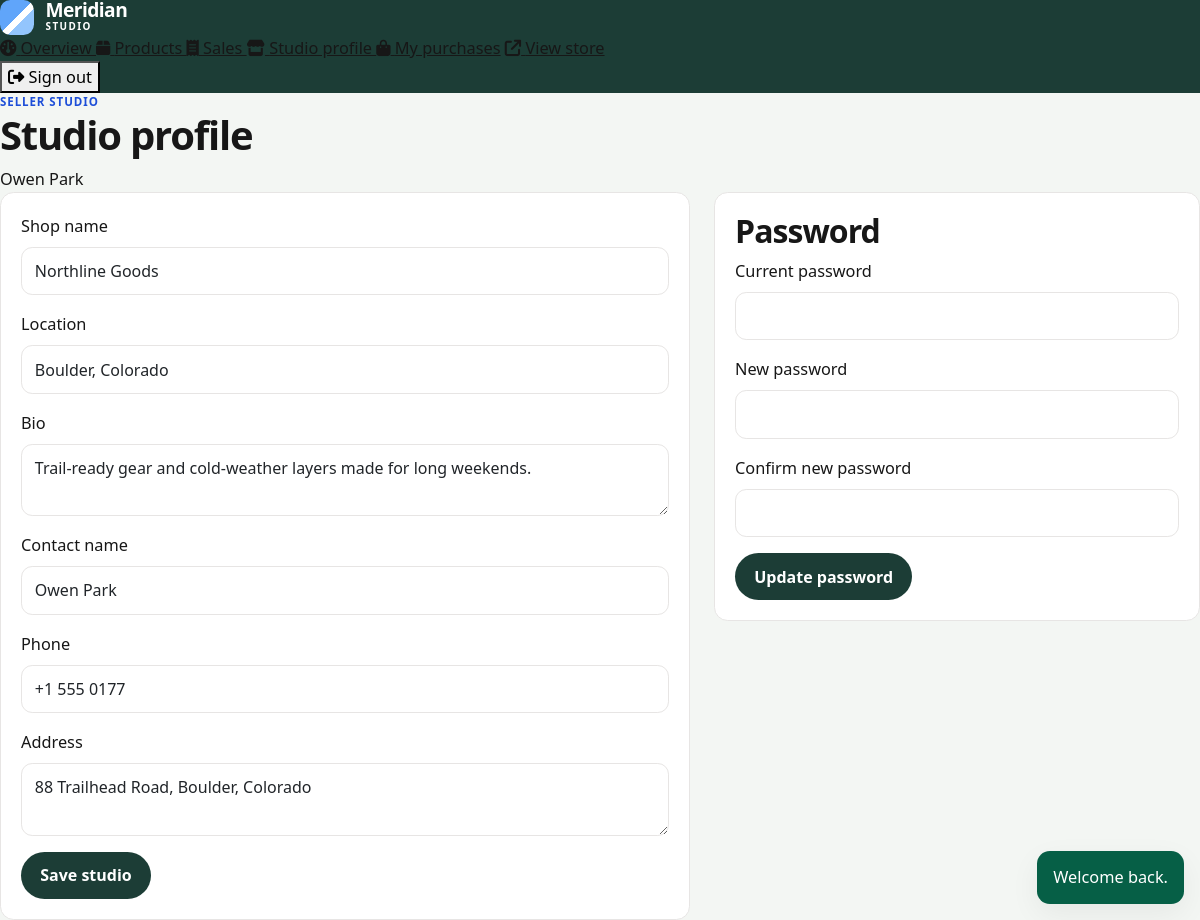
/seller/profile.php (signed in), run on the app's committed database.
### tables this page shows
CREATE TABLE users (
    id INT UNSIGNED AUTO_INCREMENT PRIMARY KEY,
    name VARCHAR(80) NOT NULL,
    email VARCHAR(120) NOT NULL,
    password VARCHAR(255) NOT NULL,
    phone VARCHAR(20) NOT NULL,
    address VARCHAR(255) NOT NULL,
    avatar VARCHAR(255) NULL,
    role ENUM('customer', 'seller', 'admin') NOT NULL DEFAULT 'customer',
    status ENUM('active', 'suspended') NOT NULL DEFAULT 'active',
    must_change_password TINYINT(1) NOT NULL DEFAULT 0,
    created_at DATETIME NOT NULL DEFAULT CURRENT_TIMESTAMP,
    updated_at DATETIME NOT NULL DEFAULT CURRENT_TIMESTAMP ON UPDATE CURRENT_TIMESTAMP,
    UNIQUE KEY uq_users_email (email),
    KEY idx_users_role_status (role, status)
);

CREATE TABLE seller_profiles (
    id INT UNSIGNED AUTO_INCREMENT PRIMARY KEY,
    user_id INT UNSIGNED NOT NULL,
    shop_name VARCHAR(80) NOT NULL,
    shop_slug VARCHAR(120) NOT NULL,
    bio VARCHAR(500) NOT NULL,
    location VARCHAR(120) NOT NULL,
    created_at DATETIME NOT NULL DEFAULT CURRENT_TIMESTAMP,
    updated_at DATETIME NOT NULL DEFAULT CURRENT_TIMESTAMP ON UPDATE CURRENT_TIMESTAMP,
    UNIQUE KEY uq_seller_user (user_id),
    UNIQUE KEY uq_seller_slug (shop_slug),
    CONSTRAINT fk_seller_user FOREIGN KEY (user_id) REFERENCES users (id)
);

### includes/functions.php (called while the page is built, shortened)
<?php
function config(string $group, ?string $key = null, mixed $default = null): mixed
{
    $bag = $GLOBALS['mm_config'][$group] ?? [];
    if ($key === null) {
        return $bag;
    }
    return $bag[$key] ?? $default;
}
function e(mixed $value): string
{
    return htmlspecialchars((string) $value, ENT_QUOTES | ENT_SUBSTITUTE, 'UTF-8');
}
function url(string $path = ''): string
{
    $base = APP_BASE_PATH;
    $path = ltrim($path, '/');
    if ($path === '') {
        return ($base === '' ? '' : $base) . '/';
    }
    $hash = '';
    $query = '';
    return ($base === '' ? '' : $base) . '/' . ltrim($path, '/') . $query . $hash;
}
function asset(string $path): string
{
    $relative = ltrim($path, '/');
    $full = APP_ROOT . '/assets/' . $relative;
    $version = is_file($full) ? (string) filemtime($full) : '1';
    return url('assets/' . $relative) . '?v=' . $version;
}
function get_flashes(): array
{
    $items = $_SESSION['flash'] ?? [];
    return is_array($items) ? $items : [];
}
function old(string $key, string $default = ''): string
{
    $value = $_SESSION['old'][$key] ?? $default;
    return is_string($value) ? $value : $default;
}
function db(): PDO
{
    static $pdo = null;
    if ($pdo instanceof PDO) {
        return $pdo;
    }
    $cfg = config('db');
    $dsn = sprintf(
        'mysql:host=%s;port=%s;dbname=%s;charset=%s',
        $cfg['host'],
        $cfg['port'],
        $cfg['name'],
        $cfg['charset']
    );
    try {
        $pdo = new PDO($dsn, (string) $cfg['user'], (string) $cfg['pass'], [
            PDO::ATTR_ERRMODE => PDO::ERRMODE_EXCEPTION,
            PDO::ATTR_DEFAULT_FETCH_MODE => PDO::FETCH_ASSOC,
            PDO::ATTR_EMULATE_PREPARES => false,
        ]);
        $pdo->exec("SET time_zone = '+08:00'");
    } catch (PDOException $exception) {
        log_message('database', 'Connection failed: ' . $exception->getMessage());
        if (PHP_SAPI === 'cli') {
            fwrite(STDERR, "Database connection failed. See logs/app.log\n");
            exit(1);
        }
        http_response_code(500);
        require APP_ROOT . '/includes/db_error.php';
        exit;
    }
    return $pdo;
}

### includes/auth.php (called while the page is built, shortened)
<?php
function current_user(bool $refresh = false): ?array
{
    static $loaded = false;
    static $cached = null;
    if ($refresh) {
        $loaded = false;
        $cached = null;
    }
    if ($loaded) {
        return $cached;
    }
    $loaded = true;
    $userId = $_SESSION['user_id'] ?? null;
    $fingerprint = hash('sha256', (string) ($_SERVER['HTTP_USER_AGENT'] ?? 'cli'));
    $known = $_SESSION['fingerprint'] ?? '';
    $stmt = db()->prepare(
        'SELECT id, name, email, phone, address, avatar, role, status, must_change_password, created_at
         FROM users WHERE id = ? LIMIT 1'
    );
    $stmt->execute([(int) $userId]);
    $user = $stmt->fetch();
    $cached = $user;
    return $cached;
}

### seller/profile.php (the view, shortened to what this page needs)
<?php
$user = require_role('seller');
$profileStmt = db()->prepare('SELECT * FROM seller_profiles WHERE user_id = ? LIMIT 1');
$profileStmt->execute([(int) $user['id']]);
$profile = $profileStmt->fetch() ?: ['shop_name' => '', 'bio' => '', 'location' => ''];
$user = current_user(true) ?? $user;
$profileStmt->execute([(int) $user['id']]);
$profile = $profileStmt->fetch() ?: $profile;
$pageTitle = 'Studio profile';
require APP_ROOT . '/includes/seller_header.php';
?>
<div class="row g-4">
    <div class="col-lg-7">
        <form method="post" class="form-card">
            <div class="mb-3"><label class="form-label" for="shop_name">Shop name</label><input class="form-control" id="shop_name" name="shop_name" required maxlength="80" value="<?= e(old('shop_name', (string) $profile['shop_name'])) ?>"></div>
            <div class="mb-3"><label class="form-label" for="location">Location</label><input class="form-control" id="location" name="location" required maxlength="120" value="<?= e(old('location', (string) $profile['location'])) ?>"></div>
            <div class="mb-3"><label class="form-label" for="bio">Bio</label><textarea class="form-control" id="bio" name="bio" required maxlength="500"><?= e(old('bio', (string) $profile['bio'])) ?></textarea></div>
            <div class="mb-3"><label class="form-label" for="name">Contact name</label><input class="form-control" id="name" name="name" required maxlength="80" value="<?= e(old('name', (string) $user['name'])) ?>"></div>
            <div class="mb-3"><label class="form-label" for="phone">Phone</label><input class="form-control" id="phone" name="phone" required maxlength="20" value="<?= e(old('phone', (string) $user['phone'])) ?>"></div>
            <div class="mb-3"><label class="form-label" for="address">Address</label><textarea class="form-control" id="address" name="address" required maxlength="255"><?= e(old('address', (string) $user['address'])) ?></textarea></div>
            <button class="btn btn-accent" type="submit">Save studio</button>
        </form>
    </div>
    <div class="col-lg-5"><?php require APP_ROOT . '/includes/password_form.php'; ?></div>
</div>
<?php require APP_ROOT . '/includes/seller_footer.php'; ?>

### includes/seller_header.php (shortened to what this page needs)
<?php
$pageTitle = $pageTitle ?? 'Seller';
$panelUser = current_user();
?>
<!DOCTYPE html>
<html lang="en">
<head>
    <link href="https://cdn.jsdelivr.net/npm/bootstrap@5.3.3/dist/css/bootstrap.min.css" rel="stylesheet">
    <link href="https://cdnjs.cloudflare.com/ajax/libs/font-awesome/6.5.2/css/all.min.css" rel="stylesheet">
    <link href="<?= e(asset('css/style.css')) ?>" rel="stylesheet">
    <link href="<?= e(asset('css/seller.css')) ?>" rel="stylesheet">
</head>
<body class="panel-body seller-body">
<div class="panel-shell">
    <div class="d-none d-lg-block"><?php require APP_ROOT . '/includes/seller_navbar.php'; ?></div>
    <div class="panel-main">
        <header class="panel-top">
            <div>
                <p class="eyebrow mb-0">Seller studio</p>
                <h1><?= e($pageTitle) ?></h1>
            </div>
            <span class="who"><?= e($panelUser['name'] ?? '') ?></span>
        </header>
                <?php require APP_ROOT . '/includes/seller_navbar.php'; ?>
        <div class="toast-stack" aria-live="polite">
            <?php foreach (get_flashes() as $flash): ?>
                <div class="toast-card toast-<?= e($flash['type']) ?>"><?= e($flash['message']) ?></div>
            <?php endforeach; ?>
        </div>
        <div class="panel-content">

### assets/css/style.css (style rules this page uses)
:root { --ink: #171717; --ink-soft: #3f3f46; --paper: #ffffff; --canvas: #f5f5f4; --line: #e7e5e4; --muted: #78716c; --accent: #1d4ed8; --accent-soft: #dbeafe; --accent-deep: #1e3a8a; --ok: #047857; --danger: #b91c1c; --radius: 0.85rem; --shadow: 0 10px 30px rgba(23, 23, 23, 0.06); --display: "Libre Franklin", "Segoe UI", sans-serif; --sans: "Nunito Sans", "Segoe UI", sans-serif; }
* { box-sizing: border-box; }
html { scroll-behavior: smooth; }
body { margin: 0; color: var(--ink); background: linear-gradient(180deg, #fafaf9 0%, var(--canvas) 100%); font-family: var(--sans); font-size: 1.02rem; line-height: 1.6; }
h1, h2, h3, .brand strong { font-family: var(--display); font-weight: 700; letter-spacing: -0.03em; line-height: 1.15; }
.eyebrow { color: var(--accent); letter-spacing: .08em; text-transform: uppercase; font-size: .72rem; font-weight: 800; margin: 0; }
.icon-btn, .btn-quiet, .btn-accent, .btn-danger-soft { border-radius: 999px; font-weight: 700; }
.btn-accent { background: var(--ink); color: #fff; border: 0; padding: .72rem 1.2rem; transition: background .2s ease, transform .2s ease; }
.maker-card, .form-card, .summary-card, .plain-card, .empty-panel { background: var(--paper); border-radius: var(--radius); padding: 1.25rem; border: 1px solid var(--line); }
.toast-stack { position: fixed; right: 1rem; bottom: 1rem; z-index: 50; display: grid; gap: .5rem; }
.toast-card { background: var(--ink); color: white; padding: .85rem 1rem; border-radius: .8rem; max-width: 320px; box-shadow: var(--shadow); }
.toast-success { background: #065f46; }
.form-control, .form-select { border-color: var(--line); border-radius: .7rem; padding: .7rem .8rem; }

### assets/css/seller.css (style rules this page uses)
.seller-body { background: #f3f6f3; }
.seller-body .btn-accent { background: #1c3d36; }

### data on the page
users: name "Owen Park", phone "+1 555 0177", address "88 Trailhead Road, Boulder, Colorado"
seller_profiles: shop_name "Northline Goods", location "Boulder, Colorado", bio "Trail-ready gear and cold-weather layers made for long weekends."

### other printed values
$label "Overview"
$label "Products"
$label "Sales"
$label "Studio profile"
$pageTitle "Studio profile"
$flash['message'] "Welcome back."
